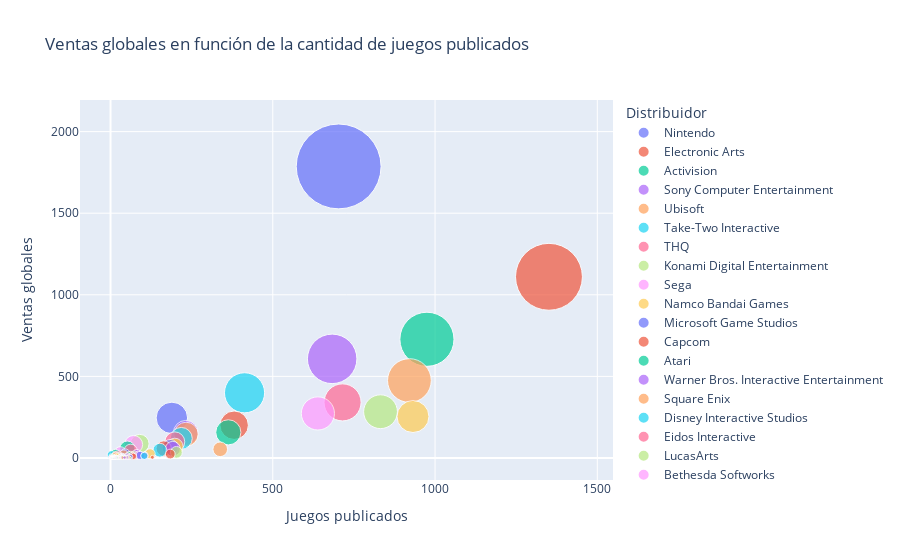

Write notebook code for a chart like this one.
### Code cell
data = pd.DataFrame({'Distribuidor': publishers, 'Ventas totales': sales, "Videojuegos publicados": games})

fig = px.scatter(data, 
                 x = "Videojuegos publicados", 
                 y = "Ventas totales", 
                 size = "Ventas totales", 
                 color = "Distribuidor",
                 title = "Ventas globales en función de la cantidad de juegos publicados",
                 labels = {"Videojuegos publicados": "Juegos publicados", "Ventas totales": "Ventas globales"},
                 hover_name = "Distribuidor", 
                 size_max = 60)
fig.show()
